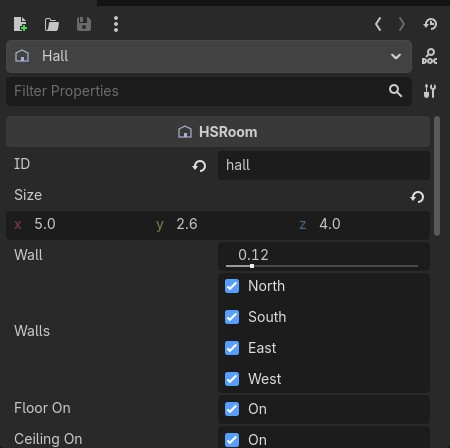
#> input picture guides/director/img/e_insp_room.jpg, 450 x 448 px
$ python preview.py ../../../guides/director/img/e_insp_room.jpg
#> lines starting #> are read from the running program, lines starting #| are printed output that depends on the picture
"""UltraVHS offline: the shader's three passes in numpy, for previewing settings without Unreal.

    uv run --with numpy --with pillow python preview.py IN.png OUT.png [--preset camcorder|worn|nightmare]
        [--set Name=value ...] [--night] [--frame N] [--side-by-side]
    uv run --with numpy --with pillow python preview.py --chart chart.png    # a test chart to feed it

It follows Shaders/Private/UltraVHS.usf line for line (same names), except the persistence (no last frame here)
and bilinear sampling is done with numpy. Keep the two in step when either changes.
"""
import argparse
import math

import numpy as np
from PIL import Image

CAMCORDER = dict(
    bCrop4x3=True, TapeLines=480, Distortion=0.085, ChromaticAberration=0.0, Vignette=0.08,
    BlackLevel=(0.035, 0.027, 0.022), WhiteLevel=(0.82, 0.81, 0.78), Saturation=0.8,
    LumaBlur=1.4, Sharpen=1.0, SharpenRadius=3.0, ChromaBlur=2.0, ChromaShift=0.0, ChromaVerticalBlend=0.5,
    Ghosting=0.15, LumaNoise=0.0, ChromaNoise=0.0, TrackingJitter=0.0, TrackingError=0.0, HeadSwitch=0.0,
    Dropouts=0.0, Scanlines=0.0, Glitch=0.0,
)
PRESETS = {
    "camcorder": {},
    "worn": dict(Saturation=0.7, LumaBlur=1.6, ChromaBlur=3.0, ChromaShift=1.5, Ghosting=0.2, LumaNoise=0.25,
                 ChromaNoise=0.35, TrackingJitter=0.4, HeadSwitch=0.6, Dropouts=0.3),
    "nightmare": dict(TapeLines=360, Saturation=0.55, BlackLevel=(0.06, 0.045, 0.045), WhiteLevel=(0.74, 0.72, 0.70),
                      LumaBlur=1.8, ChromaBlur=4.5, ChromaShift=3.0, Ghosting=0.3, LumaNoise=0.5, ChromaNoise=0.7,
                      TrackingJitter=1.0, TrackingError=0.5, HeadSwitch=1.0, Dropouts=1.0, Scanlines=0.15),
}

NIGHT_BLACK = (0.02, 0.03, 0.05)   # the component's NightBlackLevel: night mode records black as a cool blue

M32 = np.uint32(0xFFFFFFFF)


def hash_u(x):
    x = x.astype(np.uint64) & 0xFFFFFFFF
    x ^= x >> 16
    x = (x * 0x7FEB352D) & 0xFFFFFFFF
    x ^= x >> 15
    x = (x * 0x846CA68B) & 0xFFFFFFFF
    x ^= x >> 16
    return x


def hash01(a, b, c):
    a, b, c = (np.asarray(v, dtype=np.uint64) for v in (a, b, c))
    return (hash_u(a ^ hash_u(b ^ hash_u(c))) >> 8).astype(np.float64) / 16777216.0


def line_noise(x, row, seed):
    cell = np.floor(x)
    t = x - cell
    t = t * t * (3 - 2 * t)
    c = (cell + 65536).astype(np.uint64)
    return hash01(c, row, seed) * (1 - t) + hash01(c + 1, row, seed) * t


def bilinear(img, px, py):
    """img HxWxC, sample at pixel coordinates (centres at .5), clamped."""
    h, w = img.shape[:2]
    x = np.clip(px - 0.5, 0, w - 1)
    y = np.clip(py - 0.5, 0, h - 1)
    x0 = np.floor(x).astype(int)
    y0 = np.floor(y).astype(int)
    x1 = np.minimum(x0 + 1, w - 1)
    y1 = np.minimum(y0 + 1, h - 1)
    fx = (x - x0)[..., None]
    fy = (y - y0)[..., None]
    return ((img[y0, x0] * (1 - fx) + img[y0, x1] * fx) * (1 - fy)
            + (img[y1, x0] * (1 - fx) + img[y1, x1] * fx) * fy)


def luma(c):
    return c @ np.array([0.299, 0.587, 0.114])


def rgb_to_yiq(c):
    m = np.array([[0.299, 0.587, 0.114], [0.596, -0.274, -0.322], [0.211, -0.523, 0.312]])
    return c @ m.T


def yiq_to_rgb(y):
    m = np.array([[1, 0.956, 0.621], [1, -0.272, -0.647], [1, -1.106, 1.703]])
    return y @ m.T


def tape_size(p, view_w, view_h):
    view_aspect = view_w / view_h
    tape_aspect = min(4 / 3, view_aspect) if p["bCrop4x3"] else view_aspect
    lines = int(min(max(p["TapeLines"], 120), 1080))
    return max(1, round(lines * tape_aspect)), lines


def capture(src, p, tw, th):
    vh, vw = src.shape[:2]
    tape_aspect = tw / th
    view_aspect = vw / vh
    corner_r2 = tape_aspect ** 2 + 1
    fringe = p["ChromaticAberration"] / (240 * corner_r2 * math.sqrt(corner_r2))
    zoom = max(1.0, 1 + p["Distortion"] * corner_r2)
    ys, xs = np.mgrid[0:th, 0:tw] + 0.5

    def tape_to_view(u, v, fr):
        px = (u - 0.5) * 2 * tape_aspect
        py = (v - 0.5) * 2
        r2 = px * px + py * py
        s = (1 + p["Distortion"] * r2) / zoom * (1 + fr * r2)
        return px * s / view_aspect * 0.5 + 0.5, py * s * 0.5 + 0.5

    c = np.zeros((th, tw, 3))
    hx, hy = 0.25 / tw, 0.25 / th
    for i in range(4):
        u = xs / tw + (hx if i & 1 else -hx)
        v = ys / th + (hy if i & 2 else -hy)
        for ch, fr in ((0, fringe), (1, 0.0), (2, -fringe)):
            vu, vv = tape_to_view(u, v, fr)
            c[..., ch] += bilinear(src[..., ch:ch + 1], vu * vw, vv * vh)[..., 0]
    c *= 0.25
    px = (xs / tw - 0.5) * 2 * tape_aspect
    py = (ys / th - 0.5) * 2
    vig = 1 + p["Vignette"] * (px * px + py * py)
    c /= (vig * vig)[..., None]
    l = luma(c)[..., None]
    c = l + (c - l) * p["Saturation"]
    black, white = np.array(p["BlackLevel"]), np.array(p["WhiteLevel"])
    return black + (white - black) * np.clip(c, 0, 1)


def tape(cap, p, frame, time):
    th, tw = cap.shape[:2]
    scale = th / 480
    ys, xs = np.mgrid[0:th, 0:tw] + 0.5
    row = ys.astype(np.uint64)
    v = ys / th
    g = min(max(p["Glitch"], 0), 1)

    jitter = p["TrackingJitter"] + g * 3
    offset = (hash01(row, frame, 1) - 0.5) * jitter + np.sin(time * 2.3 + v * 4) * 0.4 * jitter
    track = min(max(p["TrackingError"] + g * 0.8, 0), 1)
    band_at = (time * 0.09) % 1 * 1.4 - 0.2
    band = track * np.clip(1 - np.abs(v - band_at) / 0.05, 0, 1)
    offset += band * (hash01(row, frame, 2) - 0.3) * 28
    hs = min(max(p["HeadSwitch"] + g * 0.5, 0), 1)
    from_bottom = (th - ys) / scale
    hs_amount = hs * np.clip(1 - from_bottom / (5 + 5 * hs), 0, 1)
    offset += hs_amount * (14 + 12 * hash01(row, frame, 3))
    x = xs - offset * scale

    cap_y = luma(cap)[..., None]
    sl = max(p["LumaBlur"], 0.35)
    ss = max(p["SharpenRadius"], sl + 0.5)
    yl = wl = ys_ = ws = 0
    for i in range(-8, 9):
        y = bilinear(cap_y, x + i * scale, ys)[..., 0]
        a, b = math.exp(-0.5 * i * i / sl ** 2), math.exp(-0.5 * i * i / ss ** 2)
        yl, wl, ys_, ws = yl + y * a, wl + a, ys_ + y * b, ws + b
    yl, ys_ = yl / wl, ys_ / ws
    yv = yl + p["Sharpen"] * (yl - ys_)

    cap_iq = rgb_to_yiq(cap)[..., 1:]
    sc = max(p["ChromaBlur"], 0.5)
    step = max(sc * 0.3, 0.5)
    iq = 0
    wc = 0
    for j in range(-8, 9):
        d = j * step
        w = math.exp(-0.5 * d * d / sc ** 2)
        xc = x + (d - p["ChromaShift"]) * scale
        a = bilinear(cap_iq, xc, ys)
        b = bilinear(cap_iq, xc, ys - 1)
        iq = iq + (a + (b - a) * p["ChromaVerticalBlend"] * 0.5) * w
        wc += w
    iq = iq / wc

    ln = p["LumaNoise"] + g * 0.35 + band * 0.8 + hs_amount * 0.6
    yv = yv + (line_noise(x / (1.6 * scale), row, frame * 3 + 11) - 0.5) * ln * 0.22
    cn = p["ChromaNoise"] + g * 0.5 + band * 0.5
    smear = np.stack([line_noise(x / (18 * scale), row, frame * 3 + 12),
                      line_noise(x / (18 * scale), row, frame * 3 + 13)], -1) - 0.5
    iq = (iq + smear * cn[..., None] * 0.12) * (1 - g * 0.45)

    chance = p["Dropouts"] * 0.004 + g * 0.01 + band * 0.04
    hit = hash01(row, frame, 7) < chance
    start = hash01(row, frame, 8) * tw
    length = (8 + 48 * hash01(row, frame, 9)) * scale
    t = (xs - start) / length
    on = hit & (t >= 0) & (t <= 1)
    fade = np.where(on, 1 - t * t, 0)
    yv = yv + (0.85 - yv) * fade
    iq = iq * (1 - fade)[..., None]

    return np.clip(yiq_to_rgb(np.concatenate([yv[..., None], iq], -1)), 0, 1)


def display(tp, p, out_w, out_h):
    th, tw = tp.shape[:2]
    ys, xs = np.mgrid[0:out_h, 0:out_w] + 0.5
    u, v = xs / out_w, ys / out_h
    ta, va = tw / th, out_w / out_h
    fx, fy = (ta / va, 1.0) if ta < va else (1.0, va / ta)
    tu, tv = (u - 0.5) / fx + 0.5, (v - 0.5) / fy + 0.5
    c = bilinear(tp, tu * tw, tv * th)
    line = tv * th - 0.5
    c *= (1 - p["Scanlines"] * (0.5 - 0.5 * np.cos(line * 2 * math.pi)))[..., None]
    outside = (tu < 0) | (tu > 1) | (tv < 0) | (tv > 1)
    c[outside] = 0
    return c


def run(src, p, frame=0):
    h, w = src.shape[:2]
    tw, th = tape_size(p, w, h)
    cap = capture(src, p, tw, th)
    tp = tape(cap, p, frame, frame / 60.0)
    return display(tp, p, w, h)


def chart(w=1920, h=1080):
    """Hard edges, thin lines, saturated patches, a dark corridor and bright panels: what VHS shows best on."""
    img = np.full((h, w, 3), 0.62)
    ys, xs = np.mgrid[0:h, 0:w]
    img[(xs // 120 + ys // 120) % 2 == 0] = 0.48                       # checker walls
    img[(xs % 120 < 3) | (ys % 120 < 3)] = 0.08                         # grid lines: straight, to show the barrel
    cx, cy = w // 2, h // 2
    img[cy - 220:cy + 220, cx - 160:cx + 160] = 0.05                    # the corridor's dark end
    img[cy - 180:cy + 180, cx + 180:cx + 300] = 0.95                    # a lit doorway
    img[80:150, cx - 300:cx + 300] = 1.0                                # a ceiling light
    for i, col in enumerate([(0.8, 0.1, 0.1), (0.1, 0.6, 0.2), (0.15, 0.2, 0.8), (0.85, 0.75, 0.1), (0.7, 0.2, 0.6)]):
        img[h - 260:h - 120, 300 + i * 270:500 + i * 270] = col         # a rug's colours
    return img


def main():
    ap = argparse.ArgumentParser(description=__doc__, formatter_class=argparse.RawDescriptionHelpFormatter)
    ap.add_argument("input", nargs="?")
    ap.add_argument("output", nargs="?")
    ap.add_argument("--preset", default="camcorder", choices=list(PRESETS))
    ap.add_argument("--set", action="append", default=[], help="Name=value (a knob from FUltraVHSSettings)")
    ap.add_argument("--night", action="store_true", help="night mode: BlackLevel becomes the night's cool blue")
    ap.add_argument("--frame", type=int, default=0)
    ap.add_argument("--side-by-side", action="store_true")
    ap.add_argument("--chart", help="write the test chart here and stop")
    a = ap.parse_args()

    if a.chart:
        Image.fromarray((chart() * 255).astype(np.uint8)).save(a.chart)
        print("wrote", a.chart)
        return
    p = dict(CAMCORDER, **PRESETS[a.preset])
    if a.night:
        p["BlackLevel"] = NIGHT_BLACK
    for kv in a.set:
        k, v = kv.split("=", 1)
        if k not in p:
            raise SystemExit(f"no knob {k}")
        p[k] = tuple(float(x) for x in v.split(",")) if isinstance(p[k], tuple) else type(p[k])(
            v.lower() in ("1", "true") if isinstance(p[k], bool) else v)
    src = np.asarray(Image.open(a.input).convert("RGB")).astype(np.float64) / 255
    out = run(src, p, a.frame)
#> the loop in capture, `for i in range(4):` made 4 passes
#> pass 1, in bilinear, `x = np.clip(px - 0.5, 0, w - 1)`:
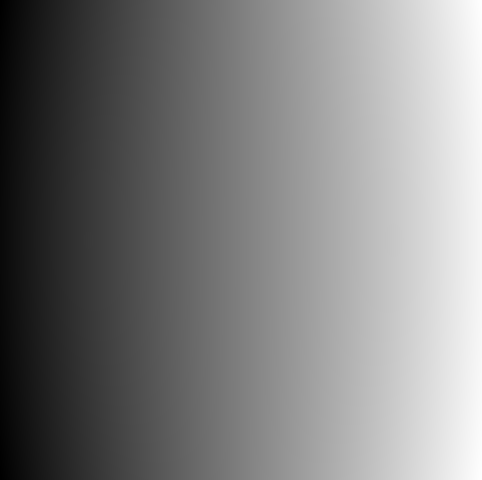
#> x: shape (480, 482) float64; min 0, max 448.6, mean 224.3; drawn with min black and max white
#> pass 1, in bilinear, `y = np.clip(py - 0.5, 0, h - 1)`:
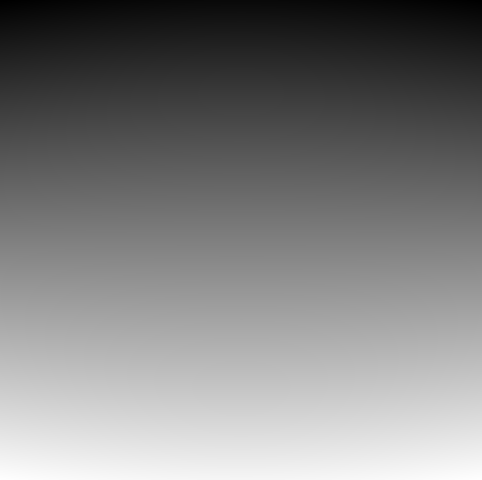
#> y: shape (480, 482) float64; min 0, max 446.7, mean 223.3; drawn with min black and max white
#> pass 1, in bilinear, `y0 = np.floor(y).astype(int)`:
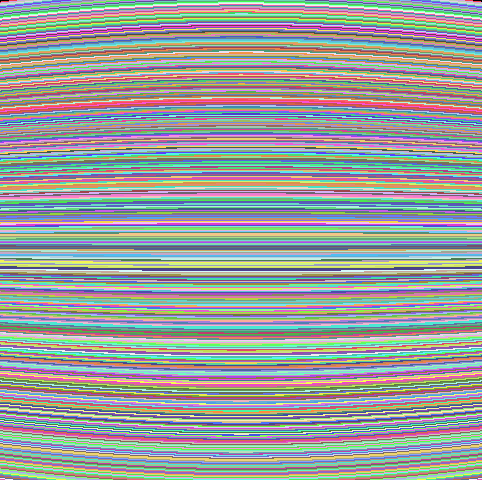
#> y0: shape (480, 482) int64; 447 distinct labels, from 0 to 446; one colour per label, 0 black
#> after the loop in capture, `for i in range(4):`:
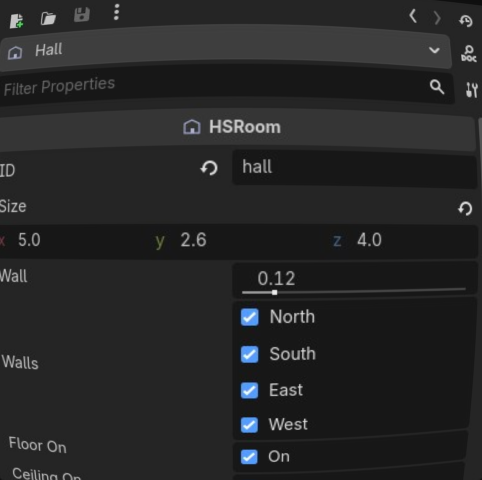
#> c: shape (480, 482, 3) float64; mean R, G, B 0.66, 0.666, 0.673; drawn with min black and max white
#> in capture, `return black + (white - black) * np.clip(c, 0, 1)`:
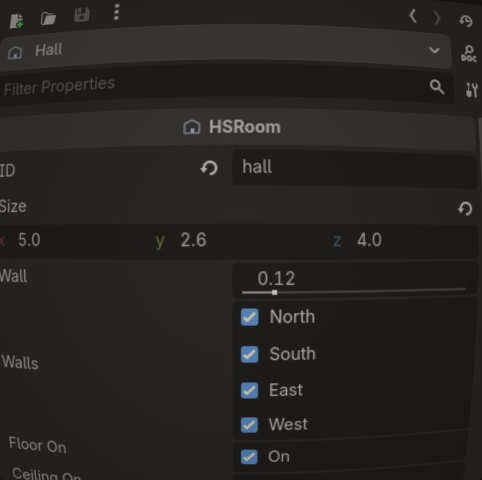
#> returned value: shape (480, 482, 3) float64; mean of channels 0, 1, 2 0.152, 0.144, 0.137; drawn as R, G, B
    if a.side_by_side:
        out = np.concatenate([src, out], 1)
    Image.fromarray((np.clip(out, 0, 1) * 255 + 0.5).astype(np.uint8)).save(a.output)
    print("wrote", a.output)


if __name__ == "__main__":
#> (the run stopped early here; a loop or call above may not have finished)

$ run again, on guides/director/img/e_overview.jpg
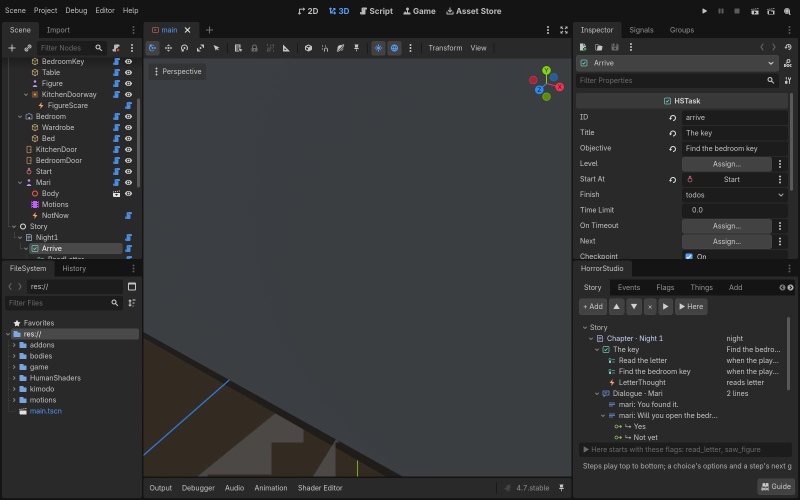
#> input picture guides/director/img/e_overview.jpg, 1600 x 1000 px (shown at 1/2 size)
#> the loop in capture, `for i in range(4):` made 4 passes
#> pass 1, in bilinear, `y0 = np.floor(y).astype(int)`:
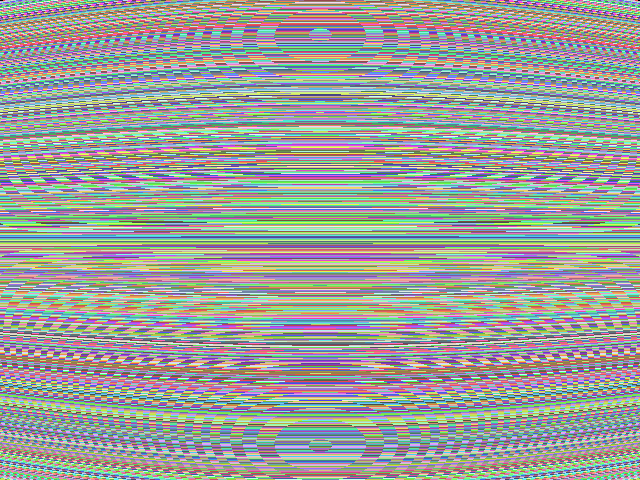
#> y0: shape (480, 640) int64; 994 distinct labels, from 0 to 997; one colour per label, 0 black
#> in capture, `return black + (white - black) * np.clip(c, 0, 1)`:
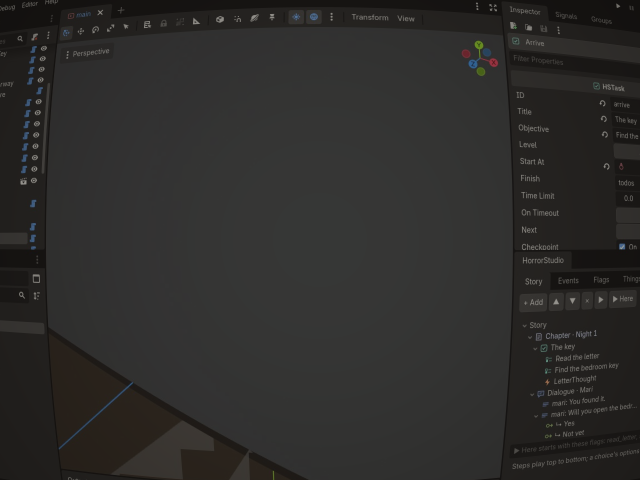
#> returned value: shape (480, 640, 3) float64; mean of channels 0, 1, 2 0.18, 0.177, 0.171; drawn as R, G, B

$ run again, on guides/director/img/e_panel_build.jpg
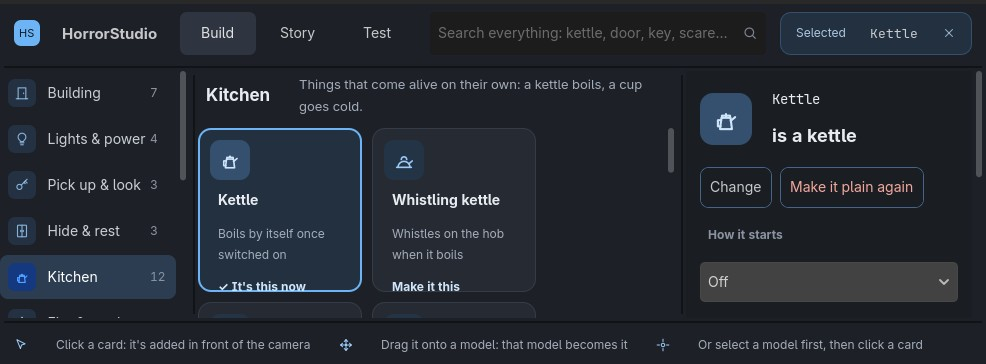
#> input picture guides/director/img/e_panel_build.jpg, 986 x 364 px
#> the loop in capture, `for i in range(4):` made 4 passes
#> pass 1, in bilinear, `y0 = np.floor(y).astype(int)`:
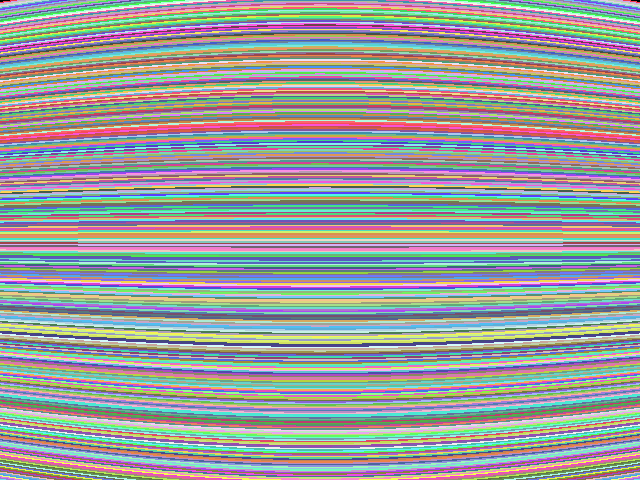
#> y0: shape (480, 640) int64; 363 distinct labels, from 0 to 362; one colour per label, 0 black
#> in luma, `return c @ np.array([0.299, 0.587, 0.114])`:
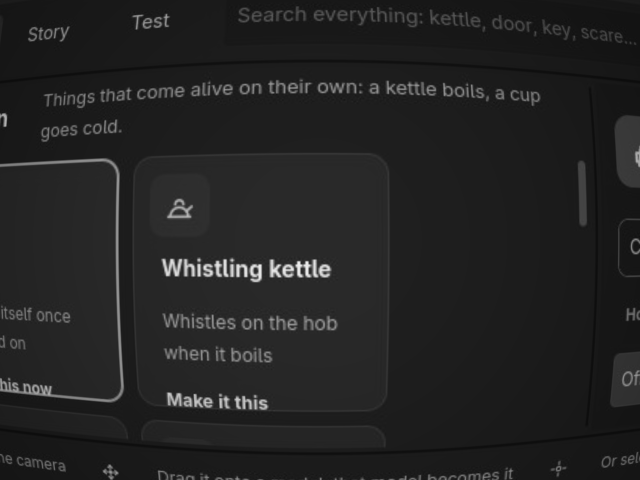
#> returned value: shape (480, 640) float64; min 0.0497, max 0.93, mean 0.138
